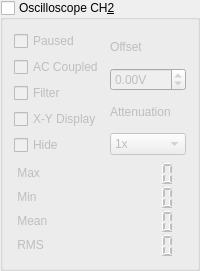
           <widget class="QGroupBox" name="scopeGroup_CH2">
            <property name="enabled">
             <bool>true</bool>
            </property>
            <property name="title">
             <string>Oscilloscope CH&amp;2</string>
            </property>
            <property name="flat">
             <bool>false</bool>
            </property>
            <property name="checkable">
             <bool>true</bool>
            </property>
            <property name="checked">
             <bool>false</bool>
            </property>
            <layout class="QVBoxLayout" name="verticalLayout_11">
             <item>
              <layout class="QHBoxLayout" name="horizontalLayout_6">
               <item>
                <layout class="QVBoxLayout" name="verticalLayout_23">
                 <item>
                  <widget class="QCheckBox" name="pausedLabel_CH2">
                   <property name="text">
                    <string>Paused</string>
                   </property>
                  </widget>
                 </item>
                 <item>
                  <widget class="QCheckBox" name="acCoupledLabel_CH2">
                   <property name="text">
                    <string>AC Coupled</string>
                   </property>
                  </widget>
                 </item>
                 <item>
                  <widget class="QCheckBox" name="filterLabel_CH2">
                   <property name="text">
                    <string>Filter</string>
                   </property>
                  </widget>
                 </item>
                 <item>
                  <widget class="QCheckBox" name="xyDisplayLabel">
                   <property name="text">
                    <string>X-Y Display</string>
                   </property>
                  </widget>
                 </item>
                 <item>
                  <widget class="QCheckBox" name="hideCH2Box">
                   <property name="text">
                    <string>Hide</string>
                   </property>
                  </widget>
                 </item>
                </layout>
               </item>
               <item>
                <layout class="QVBoxLayout" name="verticalLayout_24">
                 <item>
                  <widget class="QLabel" name="label_3">
                   <property name="text">
                    <string>Offset</string>
                   </property>
                  </widget>
                 </item>
                 <item>
                  <widget class="espoSpinBox" name="offsetSpinBox_CH2">
                   <property name="suffix">
                    <string>V</string>
                   </property>
                   <property name="minimum">
                    <double>-20.000000000000000</double>
                   </property>
                   <property name="maximum">
                    <double>20.000000000000000</double>
                   </property>
                  </widget>
                 </item>
                 <item>
                  <widget class="QLabel" name="label_4">
                   <property name="text">
                    <string>Attenuation</string>
                   </property>
                  </widget>
                 </item>
                 <item>
                  <widget class="QComboBox" name="attenuationComboBox_CH2">
                   <item>
                    <property name="text">
                     <string>1x</string>
                    </property>
                   </item>
                   <item>
                    <property name="text">
                     <string>5x</string>
                    </property>
                   </item>
                   <item>
                    <property name="text">
                     <string>10x</string>
                    </property>
                   </item>
                  </widget>
                 </item>
                </layout>
               </item>
              </layout>
             </item>
             <item>
              <layout class="QGridLayout" name="gridLayout_3">
               <property name="spacing">
                <number>0</number>
               </property>
               <item row="0" column="0">
                <widget class="QLabel" name="voltageInfoMaxLabel_CH2">
                 <property name="text">
                  <string> Max</string>
                 </property>
                </widget>
               </item>
               <item row="0" column="1">
                <widget class="QLCDNumber" name="voltageInfoMaxDisplay_CH2">
                 <property name="minimumSize">
                  <size>
                   <width>0</width>
                   <height>24</height>
                  </size>
                 </property>
                 <property name="frameShape">
                  <enum>QFrame::NoFrame</enum>
                 </property>
                </widget>
               </item>
               <item row="1" column="0">
                <widget class="QLabel" name="voltageInfoMinLabel_CH2">
                 <property name="text">
                  <string> Min</string>
                 </property>
                </widget>
               </item>
               <item row="1" column="1">
                <widget class="QLCDNumber" name="voltageInfoMinDisplay_CH2">
                 <property name="minimumSize">
                  <size>
                   <width>0</width>
                   <height>24</height>
                  </size>
                 </property>
                 <property name="frameShape">
                  <enum>QFrame::NoFrame</enum>
                 </property>
                </widget>
               </item>
               <item row="2" column="0">
                <widget class="QLabel" name="VoltageInfoMeanLabel_CH2">
                 <property name="text">
                  <string> Mean</string>
                 </property>
                </widget>
               </item>
               <item row="2" column="1">
                <widget class="QLCDNumber" name="voltageInfoMeanDisplay_CH2">
                 <property name="minimumSize">
                  <size>
                   <width>0</width>
                   <height>24</height>
                  </size>
                 </property>
                 <property name="frameShape">
                  <enum>QFrame::NoFrame</enum>
                 </property>
                </widget>
               </item>
               <item row="3" column="0">
                <widget class="QLabel" name="voltageInfoRmsLabel_CH2">
                 <property name="text">
                  <string> RMS</string>
                 </property>
                </widget>
               </item>
               <item row="3" column="1">
                <widget class="QLCDNumber" name="voltageInfoRmsDisplay_CH2">
                 <property name="minimumSize">
                  <size>
                   <width>0</width>
                   <height>24</height>
                  </size>
                 </property>
                 <property name="frameShape">
                  <enum>QFrame::NoFrame</enum>
                 </property>
                </widget>
               </item>
              </layout>
             </item>
            </layout>
           </widget>
